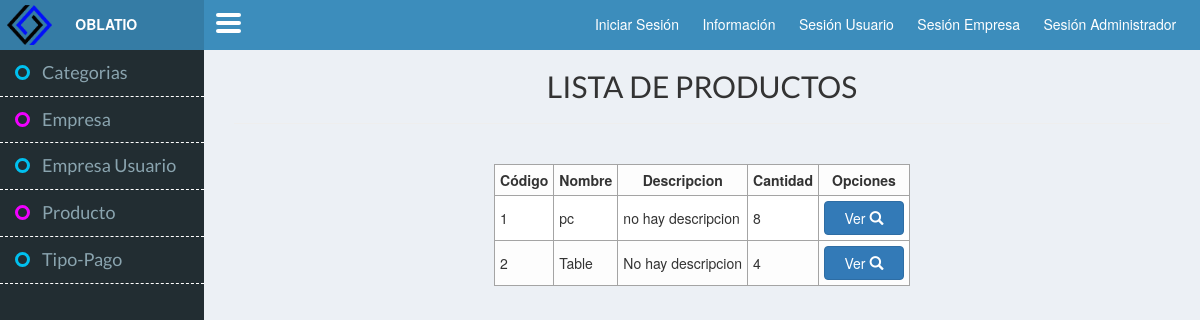
The page / on the database its author committed.
### tables this page shows
CREATE TABLE `producto` (
  `pro_id` int(11) NOT NULL,
  `pro_nombre` varchar(50) NOT NULL,
  `pro_descripcion` varchar(150) NOT NULL,
  `pro_valor_estimado` int(10) NOT NULL,
  `pro_imagen` varchar(60) NOT NULL,
  `pro_cantidad` int(7) NOT NULL,
  `pro_fecha_actualizacion` datetime NOT NULL,
  `fk_emp_cod` int(11) NOT NULL,
  `fk_cat_id` int(11) NOT NULL
);

### core/ControladorBase.php (called while the page is built, shortened)
<?php
class ControladorBase {
    protected $layout;
    public function __construct() {
        require_once 'Conectar.php';
        require_once 'EntidadBase.php';
        if (isset($_SESSION['adm_tipo_administrador'])) {
            $this->layout = 'admin';
        }elseif (isset ( $_SESSION['emp_cod'])) {
            $this->layout = 'empresa';
        } elseif (isset ( $_SESSION['usu_cod'])) {
            $this->layout = 'usuario';
        }
        else {
            $this->layout = 'principal';
        }
    }
    public function view($vista, $datos = null) {
        require_once 'view/layouts/' . $this->layout . '.php';
    }
}
?>

### controller/PrincipalController.php (called while the page is built, shortened)
<?php
class PrincipalController extends ControladorBase {
    public $adapter;
    public function __construct() {
        $this->conectar = new Conectar();
        $this->adapter = $this->conectar->conexion();
    }
    public function index() {
       $producto = new Producto($this->adapter);
        $allusers = $producto->getAll();
        $this->view("producto/indexProductoView", array(
            "allusers" => $allusers
        ));
    }
}

### core/Conectar.php (called while the page is built)
<?php
class Conectar
{
    private $driver;
    private $host, $user, $pass, $database, $charset;
    public function __construct()
    {
        $db_cfg = require_once 'config/database.php';
        $this->driver =$db_cfg["driver"];
        $this->host =$db_cfg["host"];
        $this->user =$db_cfg["user"];
        $this->pass =$db_cfg["pass"];
        $this->database =$db_cfg["database"];
        $this->charset =$db_cfg["charset"];
    }
    public function conexion()
    {
        if ($this->driver == "mysql" || $this->driver == null){
            $con = new mysqli($this->host, $this->user, $this->pass, $this->database);
            $con->query("SET NAMES '".$this->charset."'");
        }
        return $con;
    }
}
?>

### config/database.php (called while the page is built)
<?php
return array(
    "driver"    =>"mysql",
    "host"      =>"localhost",
    "user"      =>"root",
    "pass"      =>"",
    "database"  =>"oblatio_mvc_bd",
    "charset"   =>"utf8"
);
?>

### model/Producto.php (called while the page is built, shortened)
<?php
class Producto extends EntidadBase {
    public function __construct($adapter) {
        $table = "producto";
    }
}
?>

### core/EntidadBase.php (called while the page is built, shortened)
<?php
class EntidadBase {
    private $table;
    private $db;
    public function __construct($table, $adapter) {
        $this->table = (string) $table;
        $this->db = $adapter;
    }
    public function getAll() {
        $query = $this->db->query("SELECT * FROM $this->table");
        $resultSet = null;
        while ($row = $query->fetch_object()) {
            $resultSet[] = $row;
        }
        return $resultSet;
    }
}
?>

### view/producto/indexProductoView.php (the view, shortened to what this page needs)
<div id="" class="col-xs-12">
    <h3 class="textoCentrado FuenteTitulo tamanioFuente2">LISTA DE PRODUCTOS</h3>
    <hr/>
</div>
<div id="" class="col-xs-12">
</div>
<div class="col-xs-12">
    <table id="tabla" class="centrarTabla">
        <thead>
            <tr>
                <th class="textoCentrado">Código</th>
                <th class="textoCentrado">Nombre</th>
                <th class="textoCentrado">Descripcion</th>
                <th class="textoCentrado">Cantidad</th>
                <th class="textoCentrado">Opciones</th>
            </tr>
        </thead>
        <tbody>
            <?php
            if (isset($allusers)) {
                foreach ($allusers as $user) {
                    ?>
                    <tr>
                        <td><?php echo $user->pro_id; ?></td>
                        <td><?php echo $user->pro_nombre; ?></td>
                        <td><?php echo $user->pro_descripcion; ?></td>
                        <td><?php echo $user->pro_cantidad; ?></td>
                        <td>
                            <a href = "<?php echo "index.php?controller=Producto&action=ver"; ?>&codigo=<?php echo $user->pro_id; ?>"  class="btn btn-primary anchoBoton">
                                Ver
                                <i class="glyphicon glyphicon-search"></i>
                            </a>
                        </td>
                    </tr>
                    <?php
                }
            }
            ?>
        </tbody>
    </table>
</div>

### css/cssPrincipal.css (style rules this page uses)
body { margin: 0; padding-top: 50px; background-color: #ECF0F5; }
td, th { border: #A4A4A4 1px solid; padding: 5px; }
.centrarTabla { margin: 0 auto; }
.textoCentrado { text-align: center; }
.anchoBoton { width: 80px; }

### css/_fuentes.css (style rules this page uses)
.FuenteTitulo { font-family: 'Lato', sans-serif; }
.tamanioFuente2 { font-size: 30px; }

### rows shown on the page
producto: pro_id "1", pro_nombre "pc", pro_descripcion "no hay descripcion", pro_cantidad "8"
producto: pro_id "2", pro_nombre "Table", pro_descripcion "No hay descripcion", pro_cantidad "4"
